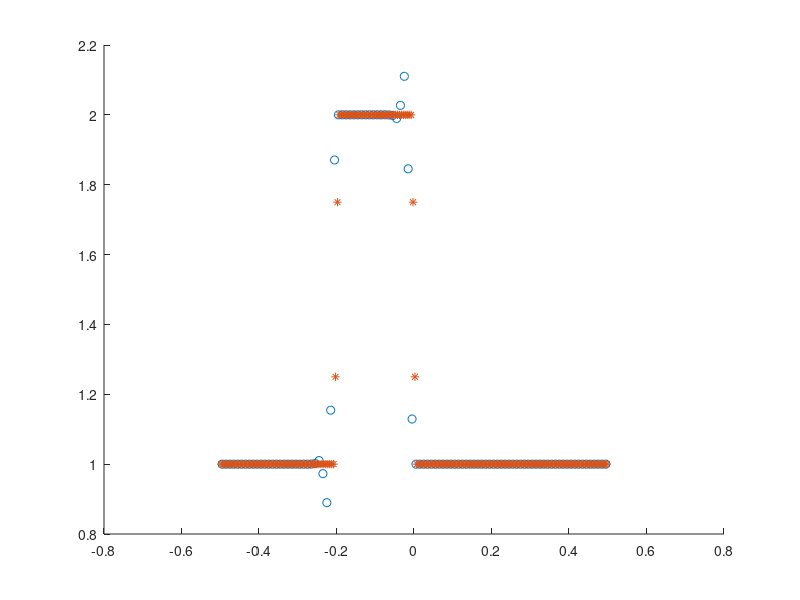

This figure's MATLAB source:
function main
clear

mode = 2;
xmin = -0.5;
xmax = 0.5;
Lx   = xmax-xmin;
Vx   = 1;
C    = 0.9;
Nx   = 101;
Nt   = 100;
dx   = (xmax-xmin)/(Nx-1);
dt   = C*dx/Vx;
xv   = xmin:dx:xmax;
xc   = xmin+dx/2:dx:xmax-dx/2;
xce  = xmin-dx/2:dx:xmax+dx/2;
% Set up markers
Nxm = 2;                         % 2 markers per cell
dxm = dx/Nxm;                    % Initial marker spacing
xm  = xmin+dxm/2:dxm:xmax-dxm/2;
% Define density on markers
rhom = ones(size(xm));
rhom(xm>-0.1 & xm<0.1) = 2;
% Interpolate density on markers to cell centers
rhoc  = markers2centers(rhom, xc,  xm, dx );
rhom  = centers2markers(rhoc, xce, xm, dx );
drhom = zeros(size(xm));

if mode == 1 % Standard
    for it=1:Nt
        
        xm          = xm + dt*Vx;
        xm(xm<xmin) = xm(xm<xmin) + Lx;
        xm(xm>xmax) = xm(xm>xmax) - Lx;
        rhoc        = markers2centers(rhom, xc,  xm, dx );
        
        figure(1), clf
        hold on
        plot(xc, rhoc, 'o')
        plot(xm, rhom, '*')
        drawnow
    end
    
elseif mode == 2 % New
    for it=1:Nt
        
        drhoc       = markers2centers(drhom, xc,  xm, dx );
        rhoc        = rhoc + drhoc;
        xm          = xm + dt*Vx;
        xm(xm<xmin) = xm(xm<xmin) + Lx;
        xm(xm>xmax) = xm(xm>xmax) - Lx;
        rhom0       = centers2markers(rhoc, xce, xm, dx );
        drhom       = (rhom-rhom0);
        
        figure(1), clf
        hold on
        plot(xc, rhoc, 'o')
        plot(xm, rhom, '*')
        drawnow
        
    end
end

end

function rhoc = markers2centers(rhom, xc, xm, dx )
nmark = length(xm);
rhoc  = zeros(size(xc));
ic    = int16((xm - xc(1))/ dx) + 1;
sumW  = zeros(size(xc));
for k=1:nmark
    icell       = ic(k);
    dst         = abs(xm(k) - xc(icell));
    w           = (1-dst/dx);
    rhoc(icell) = rhoc(icell) + w*rhom(k);
    sumW(icell) = sumW(icell) + w;
end
rhoc = rhoc./sumW;
end

function rhom = centers2markers(rhoc, xce, xm, dx )
Nx    = length(xce)-1;
nmark = length(xm);
rhom  = zeros(size(xm));
iW    = int16((xm - xce(1) - dx/2)/ dx) + 1;
for k=1:nmark
    icellW = iW(k);
    if icellW == 1
        West = Nx-1;
        East = icellW;
    elseif icellW == Nx
        West = Nx-1;
        East = 2;
    else
        West = icellW-1;
        East = West+1;
    end
    dst     = xm(k) - xce(icellW);
    w       = 1 - dst/dx;
    rhom(k) = w*rhoc(West) + (1-w)*rhoc(East);
end
end